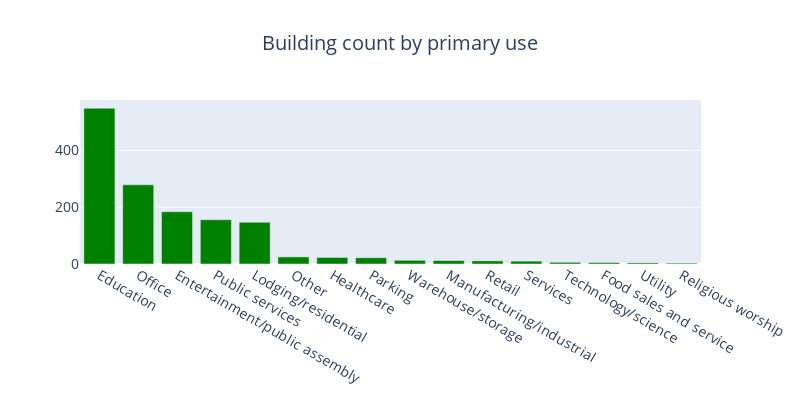

The code cell stored with this chart in its notebook:
### Code cell
count_value_building = building_metadata["primary_use"].value_counts()
trace = go.Bar(
    x=count_value_building.index,
    y=count_value_building.values,
    marker=dict(
        color="green",
    ),
)
layout = go.Layout(
    title=go.layout.Title(
        text="Building count by primary use",
        x=0.5),
    font=dict(size=14),
    width=800,
    height=400,
)
data = [trace]
fig = go.Figure(data=data, layout=layout)
py.iplot(fig, filename="meter")

### Figure 1 — Plotly figure (JSON) as saved in the notebook; plotly's stock layout.template omitted (floating-point values rounded to 4 significant figures)
{"data": [{"marker": {"color": "green"}, "type": "bar", "x": ["Education", "Office", "Entertainment/public assembly", "Public services", "Lodging/residential", "Other", "Healthcare", "Parking", "Warehouse/storage", "Manufacturing/industrial", "Retail", "Services", "Technology/science", "Food sales and service", "Utility", "Religious worship"], "y": [549, 279, 184, 156, 147, 25, 23, 22, 13, 12, 11, 10, 6, 5, 4, 3]}], "layout": {"font": {"size": 14}, "height": 400, "title": {"text": "Building count by primary use", "x": 0.5}, "width": 800}}
